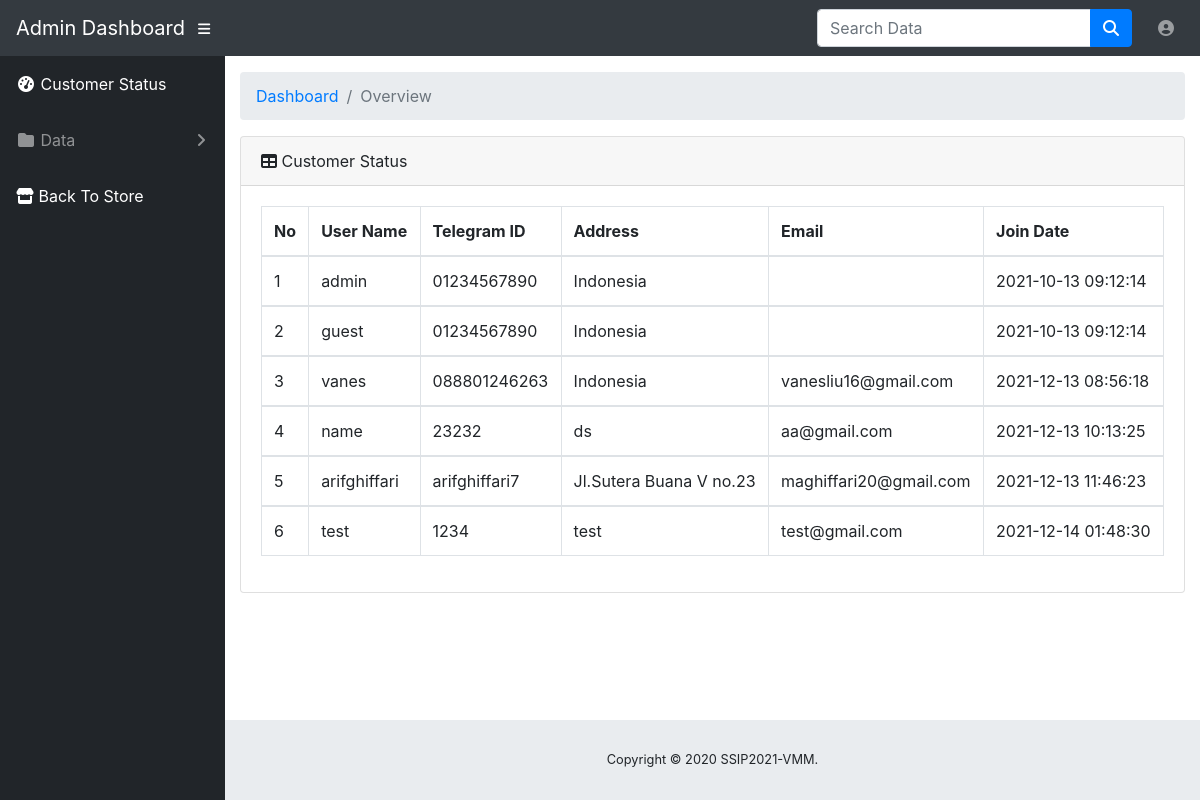
The page /admin-customer.php (signed in) on the database its author committed.
### tables this page shows
CREATE TABLE `vmm_sign` (
  `userid` int(11) NOT NULL,
  `username` varchar(50) NOT NULL,
  `password` varchar(150) NOT NULL,
  `phonenum` varchar(15) NOT NULL,
  `address` varchar(100) NOT NULL,
  `email` varchar(150) NOT NULL,
  `role` varchar(7) NOT NULL DEFAULT 'Member',
  `joindate` timestamp NOT NULL DEFAULT current_timestamp()
);

### admin-customer.php (the view, shortened to what this page needs)
<?php
include 'dbconnect.php';
?>
<!DOCTYPE html>
<html lang="en">
  <head>
	<link href="ast/admin.css" rel="stylesheet">
    <link href="css/bootstrap.min.css" rel="stylesheet">
    <link href="css/dataTables.bootstrap4.css" rel="stylesheet">
    <link href="css/sb-admin.css" rel="stylesheet">
  </head>
  <body id="page-top">
    <nav class="navbar navbar-expand navbar-dark bg-dark static-top">
      <a class="navbar-brand mr-1" href="index.php">Admin Dashboard</a>
      <button class="btn btn-link btn-sm text-white order-1 order-sm-0" id="sidebarToggle" href="#">
        <i class="fas fa-bars"></i>
      </button>
      <form class="d-none d-md-inline-block form-inline ml-auto mr-0 mr-md-3 my-2 my-md-0" method="post">
        <div class="input-group">
          <input type="text" class="form-control" placeholder="Search Data" id="keyword">
          <div class="input-group-append">
            <div class="btn btn-primary">
              <i class="fas fa-search"></i>
            </div>
          </div>
        </div>
      </form>
      <ul class="navbar-nav ml-auto ml-md-0">
        <li class="nav-item dropdown no-arrow">
          <a class="nav-link dropdown-toggle" href="#" id="userDropdown" role="button" data-toggle="dropdown" aria-haspopup="true" aria-expanded="false">
            <i class="fas fa-user-circle fa-fw"></i>
          </a>
        </li>
      </ul>
    </nav>
    <div id="wrapper">
      <ul class="sidebar navbar-nav">
        <li class="nav-item active">
          <a class="nav-link" href="admin.php">
            <i class="fas fa-fw fa-tachometer-alt"></i>
            <span>Customer Status</span>
          </a>
        </li>
        <li class="nav-item dropdown">
          <a class="nav-link dropdown-toggle" href="#" id="pagesDropdown" role="button" data-toggle="dropdown" aria-haspopup="true" aria-expanded="false">
            <i class="fas fa-fw fa-folder"></i>
            <span>Data</span>
          </a>
        </li>
        <li class="nav-item active">
          <a class="nav-link" href="index.php">
            <i class="fas fa-store"></i>
            <span>Back To Store</span>
          </a>
        </li>
      </ul>
      <div id="content-wrapper">
        <div class="container-fluid">
          <ol class="breadcrumb">
            <li class="breadcrumb-item">
              <a href="#">Dashboard</a>
            </li>
            <li class="breadcrumb-item active">Overview</li>
          </ol>
          <div class="card mb-3">
            <div class="card-header">
              <i class="fas fa-table"></i>
              Customer Status</div>
            <div class="card-body" id="container">
              <div class="table-responsive">
                <table class="table table-bordered table-sortable" id="dataTable" width="100%" cellspacing="0">
                  <thead>
                    <tr>
                      <th>No</th>
                      <th>User Name</th>
                      <th>Telegram ID</th>
                      <th>Address</th>
                      <th>Email</th>
					  <th>Join Date</th>
                    </tr>
                  </thead>
					<?php
							$no=1;
							$brgs=mysqli_query($conn,"SELECT * from vmm_sign order by userid ASC");
							while($p=mysqli_fetch_array($brgs)){
							?>
                  <tbody>
                    <tr>
                      <td><?php echo $no++ ?></td>
                      <td><?php echo $p['username'] ?></td>
                      <td><?php echo $p['phonenum'] ?></td>
                      <td><?php echo $p['address'] ?></td>
					  <td><?php echo $p['email'] ?></td>
					  <td><?php echo $p['joindate'] ?></td>
                  </tbody>
				  	<?php
							}
					?>
                </table>
              </div>
            </div>
          </div>
        </div>
        <footer class="sticky-footer">
          <div class="container my-auto">
            <div class="copyright text-center my-auto">
              <span>Copyright © 2020 SSIP2021-VMM.</span>
            </div>
          </div>
        </footer>
      </div>
    </div>
  </body>
</html>

### ast/admin.css (style rules this page uses)
.table-sortable th { cursor: pointer; }

### css/sb-admin.css (style rules this page uses)
html { position: relative; min-height: 100%; }
body { height: 100%; }
#wrapper { display: -webkit-box; display: -ms-flexbox; display: flex; }
#wrapper #content-wrapper { overflow-x: hidden; width: 100%; padding-top: 1rem; padding-bottom: 80px; }
.navbar-nav .nav-item.active .nav-link { color: #fff; }
.navbar-nav .nav-item.dropdown .dropdown-toggle::after { width: 1rem; text-align: center; float: right; vertical-align: 0; border: 0; font-weight: 900; content: '\f105'; font-family: 'Font Awesome 5 Free'; }
.navbar-nav .nav-item.dropdown.no-arrow .dropdown-toggle::after { display: none; }
.sidebar { width: 90px !important; background-color: #212529; min-height: calc(100vh - 56px); }
.sidebar .nav-item:last-child { margin-bottom: 1rem; }
.sidebar .nav-item .nav-link { text-align: center; padding: 0.75rem 1rem; width: 90px; }
.sidebar .nav-item .nav-link span { font-size: 0.65rem; display: block; }
.sidebar .nav-item.dropdown .dropdown-toggle::after { display: none; }
.sidebar .nav-item .nav-link { color: rgba(255, 255, 255, 0.5); }
@media (min-width: 768px) { .sidebar { width: 225px !important; } }
@media (min-width: 768px) { .sidebar .nav-item .nav-link { display: block; width: 100%; text-align: left; padding: 1rem; width: 225px; } }
@media (min-width: 768px) { .sidebar .nav-item .nav-link span { font-size: 1rem; display: inline; } }
@media (min-width: 768px) { .sidebar .nav-item.dropdown .dropdown-toggle::after { display: block; } }
:root { --input-padding-x: 0.75rem; --input-padding-y: 0.75rem; }
footer.sticky-footer { display: -webkit-box; display: -ms-flexbox; display: flex; position: absolute; right: 0; bottom: 0; width: calc(100% - 90px); height: 80px; background-color: #e9ecef; }
footer.sticky-footer .copyright { line-height: 1; font-size: 0.8rem; }
@media (min-width: 768px) { footer.sticky-footer { width: calc(100% - 225px); } }

### rows shown on the page
vmm_sign: username "admin", phonenum "01234567890", address "Indonesia", joindate "2021-10-13 09:12:14"
vmm_sign: username "guest", phonenum "01234567890", address "Indonesia", joindate "2021-10-13 09:12:14"
vmm_sign: username "vanes", phonenum "088801246263", address "Indonesia", email "vanesliu16@gmail.com", joindate "2021-12-13 08:56:18"
vmm_sign: username "name", phonenum "23232", address "ds", email "aa@gmail.com", joindate "2021-12-13 10:13:25"
vmm_sign: username "arifghiffari", phonenum "arifghiffari7", address "Jl.Sutera Buana V no.23", email "maghiffari20@gmail.com", joindate "2021-12-13 11:46:23"
vmm_sign: username "test", phonenum "1234", address "test", email "test@gmail.com", joindate "2021-12-14 01:48:30"
